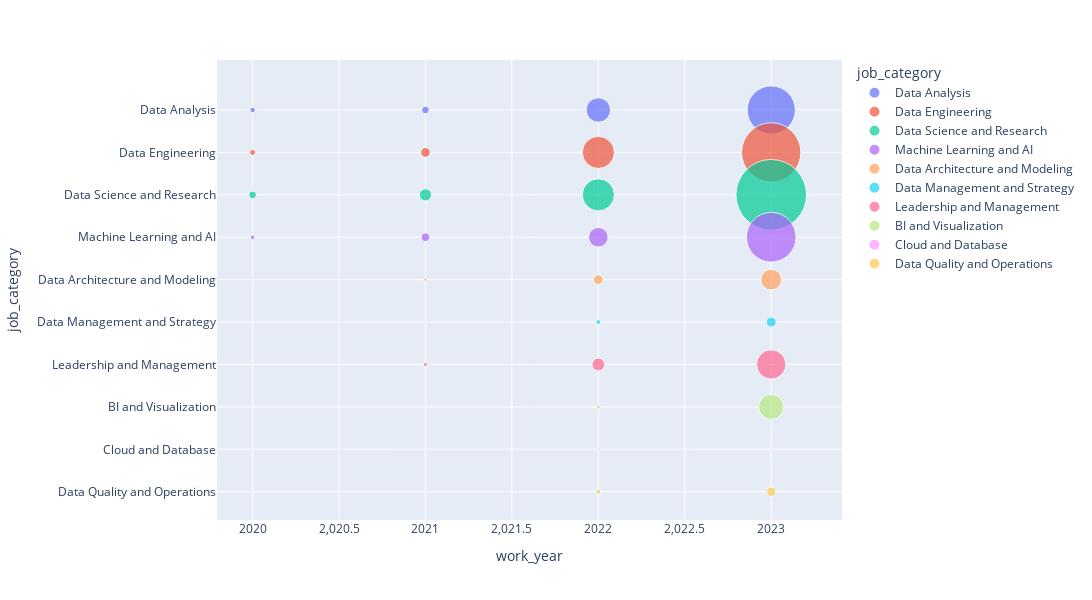

The notebook cell saved with this chart:
### Code cell
import plotly.graph_objects as go
count_cat = data.groupby(['work_year','job_category']).size().reset_index(name='size')
count_salary = data.groupby(['work_year','job_category'])['salary_in_usd'].mean().reset_index(name='salary_mean')
count_salary['salary_mean'] = round(count_salary['salary_mean']/1000,2)
count_salary['salary_mean'] = count_salary['salary_mean'].astype('str') + "  "+ "Thousand USD"
grouped_data = pd.merge(count_cat,count_salary,on=['work_year','job_category'])


fig = px.scatter(
    grouped_data,
    x='work_year',
    y='job_category',
    size='size',
    color='job_category',
    hover_name='salary_mean',
    size_max=50,
    width=1100,
    height=600
)
fig.show()

### Figure 1 — Plotly figure (JSON) as saved in the notebook; plotly's stock layout.template omitted (floating-point values rounded to 4 significant figures)
{"data": [{"hovertemplate": "<b>%{hovertext}</b><br><br>job_category=%{y}<br>work_year=%{x}<br>size=%{marker.size}<extra></extra>", "hovertext": ["68.01  Thousand USD", "87.82  Thousand USD", "107.38  Thousand USD", "109.85  Thousand USD"], "legendgroup": "Data Analysis", "marker": {"color": "#636efa", "size": [15, 28, 289, 1125], "sizemode": "area", "sizeref": 0.9652, "symbol": "circle"}, "mode": "markers", "name": "Data Analysis", "orientation": "h", "showlegend": true, "type": "scatter", "x": [2020, 2021, 2022, 2023], "xaxis": "x", "y": ["Data Analysis", "Data Analysis", "Data Analysis", "Data Analysis"], "yaxis": "y"}, {"hovertemplate": "<b>%{hovertext}</b><br><br>job_category=%{y}<br>work_year=%{x}<br>size=%{marker.size}<extra></extra>", "hovertext": ["94.58  Thousand USD", "107.19  Thousand USD", "139.63  Thousand USD", "149.68  Thousand USD"], "legendgroup": "Data Engineering", "marker": {"color": "#EF553B", "size": [17, 45, 499, 1699], "sizemode": "area", "sizeref": 0.9652, "symbol": "circle"}, "mode": "markers", "name": "Data Engineering", "orientation": "h", "showlegend": true, "type": "scatter", "x": [2020, 2021, 2022, 2023], "xaxis": "x", "y": ["Data Engineering", "Data Engineering", "Data Engineering", "Data Engineering"], "yaxis": "y"}, {"hovertemplate": "<b>%{hovertext}</b><br><br>job_category=%{y}<br>work_year=%{x}<br>size=%{marker.size}<extra></extra>", "hovertext": ["129.54  Thousand USD", "107.52  Thousand USD", "143.34  Thousand USD", "170.08  Thousand USD"], "legendgroup": "Data Science and Research", "marker": {"color": "#00cc96", "size": [29, 72, 500, 2413], "sizemode": "area", "sizeref": 0.9652, "symbol": "circle"}, "mode": "markers", "name": "Data Science and Research", "orientation": "h", "showlegend": true, "type": "scatter", "x": [2020, 2021, 2022, 2023], "xaxis": "x", "y": ["Data Science and Research", "Data Science and Research", "Data Science and Research", "Data Science and Research"], "yaxis": "y"}, {"hovertemplate": "<b>%{hovertext}</b><br><br>job_category=%{y}<br>work_year=%{x}<br>size=%{marker.size}<extra></extra>", "hovertext": ["113.28  Thousand USD", "101.4  Thousand USD", "144.29  Thousand USD", "187.27  Thousand USD"], "legendgroup": "Machine Learning and AI", "marker": {"color": "#ab63fa", "size": [10, 37, 186, 1195], "sizemode": "area", "sizeref": 0.9652, "symbol": "circle"}, "mode": "markers", "name": "Machine Learning and AI", "orientation": "h", "showlegend": true, "type": "scatter", "x": [2020, 2021, 2022, 2023], "xaxis": "x", "y": ["Machine Learning and AI", "Machine Learning and AI", "Machine Learning and AI", "Machine Learning and AI"], "yaxis": "y"}, {"hovertemplate": "<b>%{hovertext}</b><br><br>job_category=%{y}<br>work_year=%{x}<br>size=%{marker.size}<extra></extra>", "hovertext": ["169.94  Thousand USD", "166.09  Thousand USD", "153.44  Thousand USD"], "legendgroup": "Data Architecture and Modeling", "marker": {"color": "#FFA15A", "size": [5, 46, 208], "sizemode": "area", "sizeref": 0.9652, "symbol": "circle"}, "mode": "markers", "name": "Data Architecture and Modeling", "orientation": "h", "showlegend": true, "type": "scatter", "x": [2021, 2022, 2023], "xaxis": "x", "y": ["Data Architecture and Modeling", "Data Architecture and Modeling", "Data Architecture and Modeling"], "yaxis": "y"}, {"hovertemplate": "<b>%{hovertext}</b><br><br>job_category=%{y}<br>work_year=%{x}<br>size=%{marker.size}<extra></extra>", "hovertext": ["165.0  Thousand USD", "114.02  Thousand USD", "99.13  Thousand USD"], "legendgroup": "Data Management and Strategy", "marker": {"color": "#19d3f3", "size": [1, 12, 48], "sizemode": "area", "sizeref": 0.9652, "symbol": "circle"}, "mode": "markers", "name": "Data Management and Strategy", "orientation": "h", "showlegend": true, "type": "scatter", "x": [2021, 2022, 2023], "xaxis": "x", "y": ["Data Management and Strategy", "Data Management and Strategy", "Data Management and Strategy"], "yaxis": "y"}, {"hovertemplate": "<b>%{hovertext}</b><br><br>job_category=%{y}<br>work_year=%{x}<br>size=%{marker.size}<extra></extra>", "hovertext": ["131.89  Thousand USD", "136.9  Thousand USD", "147.43  Thousand USD"], "legendgroup": "Leadership and Management", "marker": {"color": "#FF6692", "size": [9, 80, 414], "sizemode": "area", "sizeref": 0.9652, "symbol": "circle"}, "mode": "markers", "name": "Leadership and Management", "orientation": "h", "showlegend": true, "type": "scatter", "x": [2021, 2022, 2023], "xaxis": "x", "y": ["Leadership and Management", "Leadership and Management", "Leadership and Management"], "yaxis": "y"}, {"hovertemplate": "<b>%{hovertext}</b><br><br>job_category=%{y}<br>work_year=%{x}<br>size=%{marker.size}<extra></extra>", "hovertext": ["100.88  Thousand USD", "135.99  Thousand USD"], "legendgroup": "BI and Visualization", "marker": {"color": "#B6E880", "size": [8, 305], "sizemode": "area", "sizeref": 0.9652, "symbol": "circle"}, "mode": "markers", "name": "BI and Visualization", "orientation": "h", "showlegend": true, "type": "scatter", "x": [2022, 2023], "xaxis": "x", "y": ["BI and Visualization", "BI and Visualization"], "yaxis": "y"}, {"hovertemplate": "<b>%{hovertext}</b><br><br>job_category=%{y}<br>work_year=%{x}<br>size=%{marker.size}<extra></extra>", "hovertext": ["175.0  Thousand USD", "141.67  Thousand USD"], "legendgroup": "Cloud and Database", "marker": {"color": "#FF97FF", "size": [2, 3], "sizemode": "area", "sizeref": 0.9652, "symbol": "circle"}, "mode": "markers", "name": "Cloud and Database", "orientation": "h", "showlegend": true, "type": "scatter", "x": [2022, 2023], "xaxis": "x", "y": ["Cloud and Database", "Cloud and Database"], "yaxis": "y"}, {"hovertemplate": "<b>%{hovertext}</b><br><br>job_category=%{y}<br>work_year=%{x}<br>size=%{marker.size}<extra></extra>", "hovertext": ["84.77  Thousand USD", "105.37  Thousand USD"], "legendgroup": "Data Quality and Operations", "marker": {"color": "#FECB52", "size": [12, 43], "sizemode": "area", "sizeref": 0.9652, "symbol": "circle"}, "mode": "markers", "name": "Data Quality and Operations", "orientation": "h", "showlegend": true, "type": "scatter", "x": [2022, 2023], "xaxis": "x", "y": ["Data Quality and Operations", "Data Quality and Operations"], "yaxis": "y"}], "layout": {"height": 600, "legend": {"itemsizing": "constant", "title": {"text": "job_category"}, "tracegroupgap": 0}, "margin": {"t": 60}, "width": 1100, "xaxis": {"anchor": "y", "domain": [0, 1], "title": {"text": "work_year"}}, "yaxis": {"anchor": "x", "categoryarray": ["Data Quality and Operations", "Cloud and Database", "BI and Visualization", "Leadership and Management", "Data Management and Strategy", "Data Architecture and Modeling", "Machine Learning and AI", "Data Science and Research", "Data Engineering", "Data Analysis"], "categoryorder": "array", "domain": [0, 1], "title": {"text": "job_category"}}}}
